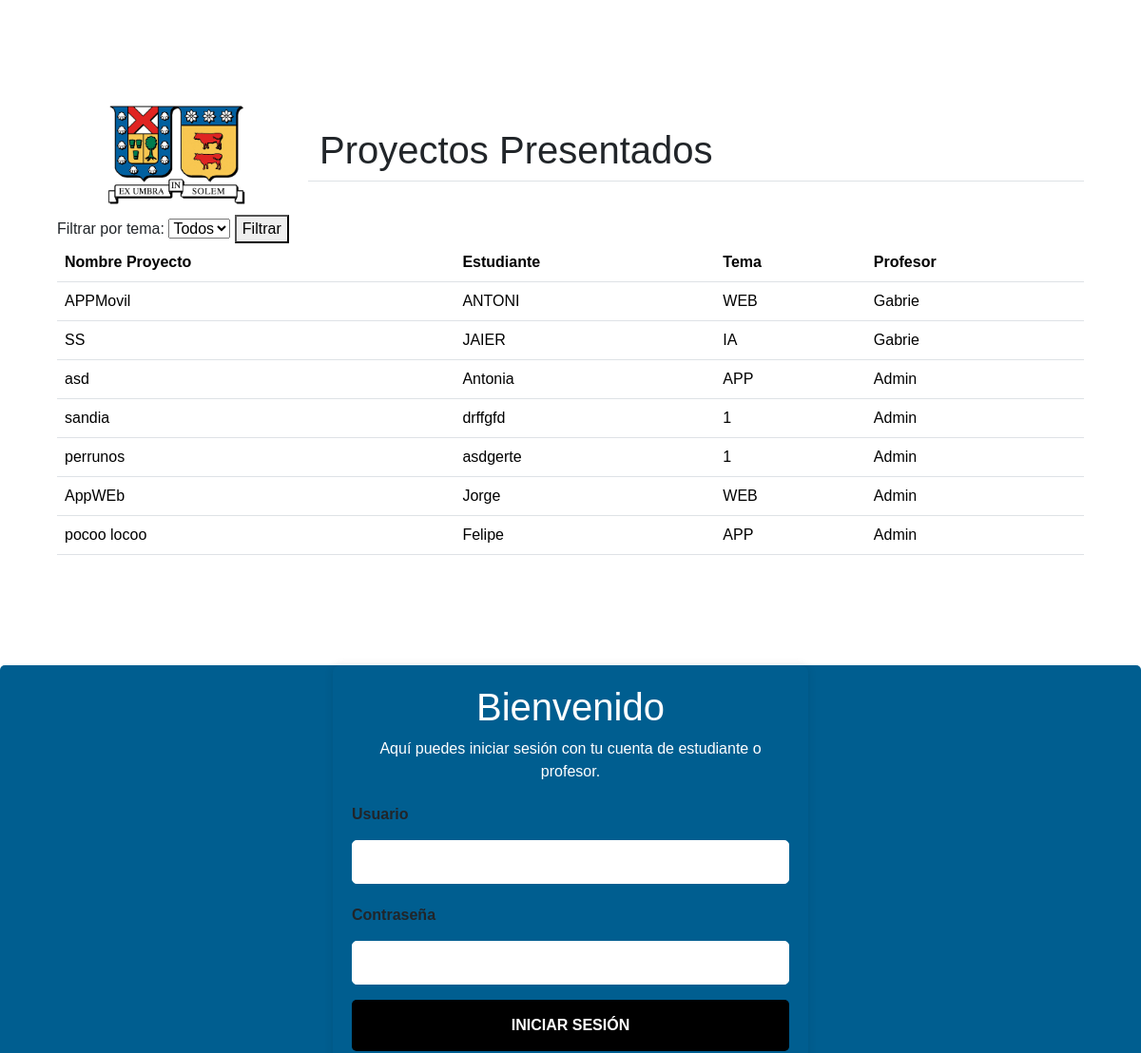
/ (middle part), run on an earlier commit of the app's database.
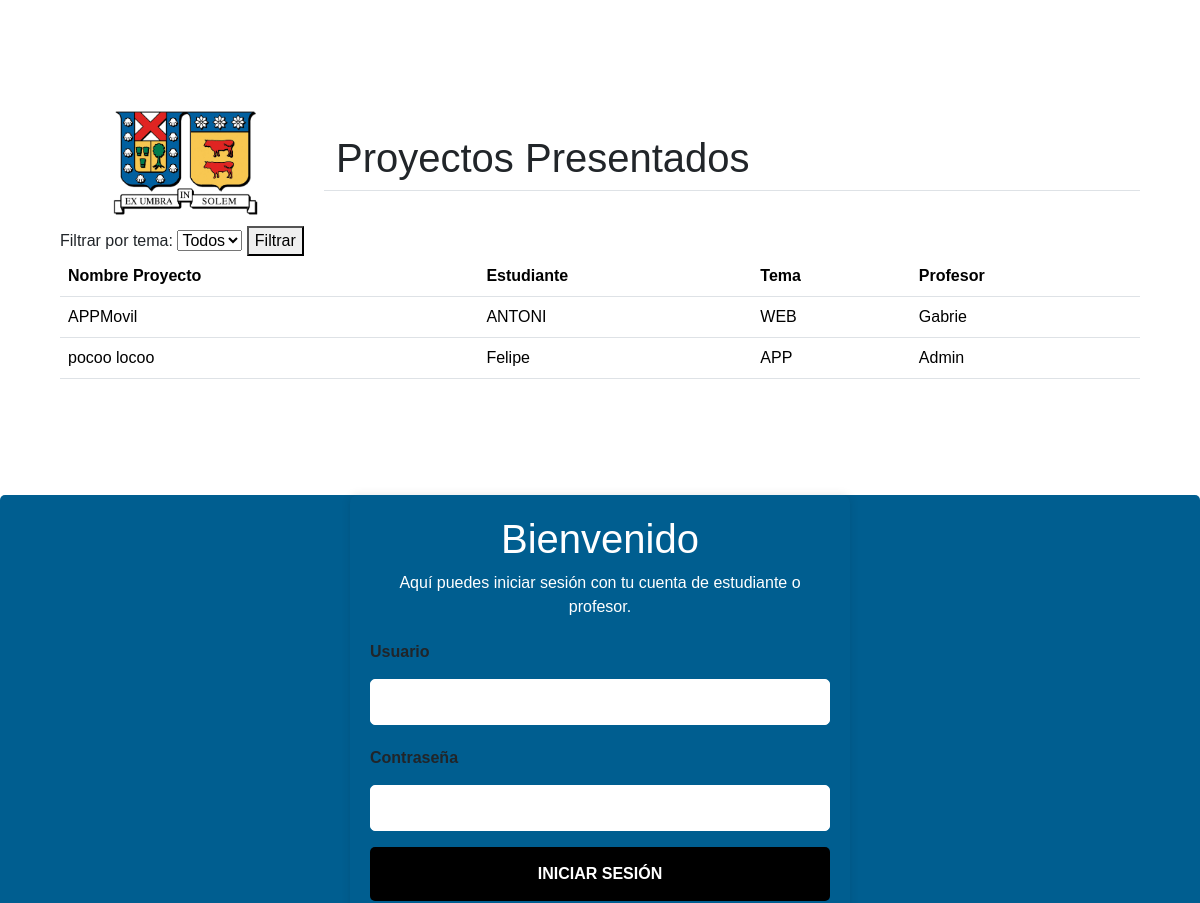
And on a later commit of the database.
### comunicados/models.py (models this page shows, shortened)
class Proyecto(models.Model):
    nombrep = models.CharField(max_length=200, verbose_name="NombreP")
    estudiante = models.CharField(max_length=200, verbose_name="Estudiante")
    tema = models.CharField(max_length=200, verbose_name="Tema")
    profesor = models.CharField(max_length=200, blank=True, null=True, verbose_name="Profesor")
    email = models.EmailField(max_length=50, verbose_name="email")
    descripcion = models.CharField(max_length=200)

### comunicados/views.py (the view)
# urls.py: path('', views.proyecto_tiene_profesor, name="home"),
def proyecto_tiene_profesor(request):
    tema = request.GET.get('tema')
    if tema:
        proyectos = Proyecto.objects.exclude(profesor__isnull=True).exclude(profesor__exact='').filter(tema=tema)
    else:
        proyectos = Proyecto.objects.exclude(profesor__isnull=True).exclude(profesor__exact='')
    return render(request, 'comunicados/home.html', {'proyectos': proyectos, 'tema': tema})

### comunicados/templates/comunicados/home.html (shortened to what this page needs)
{% extends "comunicados/base.html" %}
{% load static %}
{% block header %}
<div class="container" id="">
    <div class="row">
        <div class="col-md-12 col-lg-3 text-center">
            <img src="{% static 'images/Logo_UTFSM.png' %}" alt="" class="logos">
        </div>
        <div class="col-lg-9 d-flex justify-content-center align-items-center my-auto d-none d-lg-block border-bottom">
            <h1>Proyectos Presentados</h1>
        </div>
    </div>
    <form method="GET" action="{% url 'home' %}">
        <label for="tema">Filtrar por tema:</label>
        <select name="tema" id="tema">
            <option value="">Todos</option>
        </select>
        <button type="submit">Filtrar</button>
      </form>
      <table class="table">
          <thead>
            <tr>
              <th scope="col">Nombre Proyecto</th>
              <th scope="col">Estudiante</th>
              <th scope="col">Tema</th>
              <th scope="col">Profesor</th>
            </tr>
          </thead>
          <tbody>
            {% for proyecto in proyectos %}
            <tr>
                <td>{{ proyecto.nombrep }}</td>
                <td>{{ proyecto.estudiante }}</td>
                <td>{{ proyecto.tema }}</td>
                <td>{{ proyecto.profesor }}</td>
            </tr>
            {% endfor %}
          </tbody>
        </table>
</div>
{% endblock %}

### comunicados/templates/comunicados/base.html (shortened to what this page needs)
{% load static %}
<!DOCTYPE html>
<html>
    <head>
        <link href="https://cdn.jsdelivr.net/npm/bootstrap@5.3.2/dist/css/bootstrap.min.css" rel="stylesheet">
        <link rel="stylesheet" href="{% static 'css/estilos.css' %}">
    </head>
    <body>
            {% block header %}
            {% endblock %}
        <div class="form-container">
            <div class="login-container">
                <h2>Bienvenido</h2>
                <p>Aquí puedes iniciar sesión con tu cuenta de estudiante o profesor.</p>
                <form action="">
                    <p>
                        <label for="username">Usuario</label>
                        <input class="input" type="text" name="username" id="username" required />
                    </p>
                    <p>
                        <label for="password">Contraseña</label>
                        <input class="input" type="password" name="password" id="password" required />
                    </p>
                    <p>
                        <input class="btn btn-login" type="submit" value="Iniciar sesión" />
                    </p>
                </form>
            </div>
        </div>
    </body>
</html>

### comunicados/static/css/estilos.css (style rules this page uses)
.logos { max-width: 100%; max-height: 128px; }
:root { --padding-container: 100px 0; --color-title: #001A49; }
body { font-family: 'Poppins', sans-serif; }
.container { width: 90%; max-width: 1200px; margin: 0 auto; overflow: hidden; padding: var(--padding-container); }
.form-container { background-color: #005e90; width: 100%; border-radius: 5px; padding: 0; margin: 0; box-sizing: border-box; height: 90vh; display: flex; }
.login-container { max-width: 500px; margin: 0 auto; padding: 20px; background-color: #005e90; border-radius: 8px; box-shadow: 0 0 10px rgba(0, 0, 0, 0.1); }
.form-container .login-container > h2 { text-align: center; color: #ffffff; font-size: 2.5rem; }
.form-container .login-container > p, .form-container .login-container span { color: #ffffff; text-align: center; }
.form-container .login-container label { display: block; font-weight: bold; padding: 5px 0; }
.form-container .login-container input.input { display: block; box-sizing: border-box; padding: 10px; border: solid 1px #ffffff; width: 100%; border-radius: 5px; }
.form-container .login-container button.btn, .form-container .login-container input.btn { border: none; padding: 15px 0; width: 100%; font-weight: bolder; display: block; border-radius: 5px; text-transform: uppercase; cursor: pointer; }
.form-container .login-container input.btn.btn-login { background-color: black; color: white; }
.input { width: 100%; padding: 10px; margin: 10px 0; box-sizing: border-box; }
.btn-login { width: 100%; padding: 10px; background-color: #007bff; color: white; border: none; border-radius: 5px; cursor: pointer; }

What changed in the data, as far as the page shows it:
removed Proyecto: nombrep "SS", estudiante "JAIER", tema "IA", profesor "Gabrie"
removed Proyecto: nombrep "asd", estudiante "Antonia", tema "APP", profesor "Admin"
removed Proyecto: nombrep "sandia", estudiante "drffgfd", tema "1", profesor "Admin"
removed Proyecto: nombrep "perrunos", estudiante "asdgerte", tema "1", profesor "Admin"
removed Proyecto: nombrep "AppWEb", estudiante "Jorge", tema "WEB", profesor "Admin"
